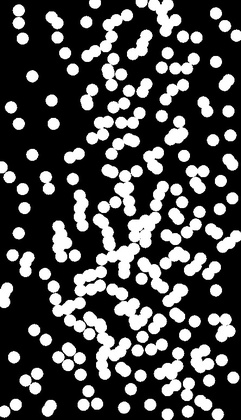
%> input picture Assignment_4/input_data/q2_image.jpg, 241 x 420 px, shrunk from 444 x 773 before the run
$ octave q2.m   (GNU Octave 9; MATLAB toolbox functions it lacks are replaced by stand-ins)
%> lines starting %> are read from the running program, lines starting %| are printed output that depends on the picture; in (x1, y1, x2, y2) boxes, pixels count from 0 and x2, y2 are one past the last pixel; in counts of white or black regions, pixels touching at a corner belong together; the program's own positions count from 1
img = imread('../input_data/q2_image.jpg');
%> img is the input picture: size 420x241 uint8; min 0, max 255, mean 76.3
img = imbinarize(img);
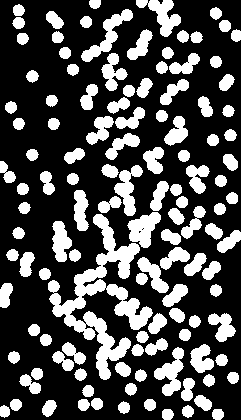
%> img: size 420x241 logical; 29.9% white; 121 white regions, largest, box (x1, y1, x2, y2) and area: (48, 214, 153, 380) 4802, (81, 9, 133, 62) 772, (136, 0, 181, 37) 721
[centers, ~, ~] = imfindcircles(img,[5 25]);
%> centers = 207 rows, first 12: [33 77; 231 136; 19.12 233.9; 23.11 189.7; 32.88 155.1; 52.12 101.1; 221.2 181.5; 216.5 62.2; 14.5 358; 54.11 124.3; 216.5 291; 150.7 405.1]
centers = round(centers);
%> centers = 207 rows, first 12: [33 77; 231 136; 19 234; 23 190; 33 155; 52 101; 221 181; 216 62; 15 358; 54 124; 216 291; 151 405]
dim = size(centers);
%> dim = [207 2]
L1 = (zeros(size(img)));
imagebound = (zeros(size(img)));
for x = 1:dim(1)
    imagebound(centers(x,2), centers(x,1)) = true;
end
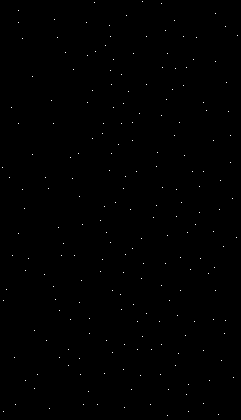
%> imagebound: size 420x241 double; values 0 (black) and 1 (white), 0.2% white in thin lines or dots
componentstruct = bwconncomp(img, 4);
%> componentstruct = 127 connected components
for comp = 1:componentstruct.NumObjects
    comparecomp = zeros(1,2);
    ic = cell2mat(componentstruct.PixelIdxList(comp));
    ct = 0;
    dim1 = size(ic);
    for k = 1:dim1(1)
        [i,j] = ind2sub(size(img), ic(k));
        if imagebound(i,j)
            ct = ct+1;
            if ct < 2 && ct > 0
                comparecomp(ct,1) = i;
                comparecomp(ct,2) = j;
            end
        end
    end
    if ct == 1
        L1(comparecomp(1,1), comparecomp(1,2)) = 1;
    end
end
%> this loop made 127 passes
%> dim1 on passes 1 to 12: [79 1], [251 1], [103 1], [116 1], [115 1], [116 1], [116 1], [114 1], [117 1], [114 1], [113 1], [113 1]
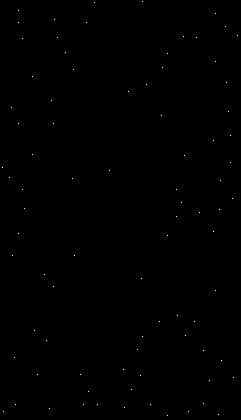
%> L1: size 420x241 double; values 0 (black) and 1 (white), 0.08% white in thin lines or dots
%> after the loop, comparecomp = [36 238]
cb = imagebound;
cb(13:size(imagebound,1)-13,13:size(imagebound,2)-13) = 0;
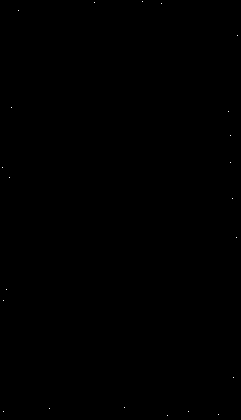
%> cb: size 420x241 double; values 0 (black) and 1 (white), 0.02% white in thin lines or dots
cointouchboundary = imdilate(cb,strel('disk', 11, 0));
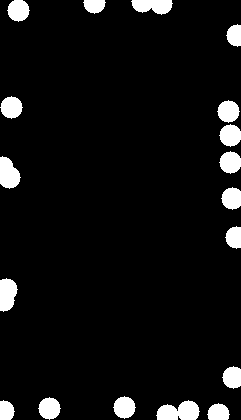
%> cointouchboundary: size 420x241 double; values 0 (black) and 1 (white), 6.6% white; 18 white regions, largest, box (x1, y1, x2, y2) and area: (156, 400, 200, 420) 636, (0, 156, 21, 189) 491, (131, 0, 173, 15) 468
nonoverlap = imdilate(L1,strel('disk', 11, 0));
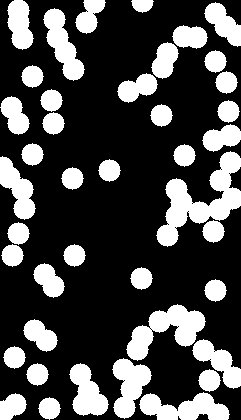
%> nonoverlap: size 420x241 double; values 0 (black) and 1 (white), 28.8% white; 41 white regions, largest, box (x1, y1, x2, y2) and area: (156, 151, 241, 247) 3124, (126, 304, 206, 361) 2062, (139, 392, 230, 420) 1611
sc1 = [1,1,1;1,1,1;1,1,1];
img2 = xor(img, nonoverlap);
%> img2: size 420x241 logical; 36.7% white; 60 white regions (1 under 20 px), largest, box (x1, y1, x2, y2) and area: (33, 214, 206, 419) 7594, (150, 151, 241, 247) 2329, (98, 133, 143, 216) 1275
overlap = imopen(img2, sc1);
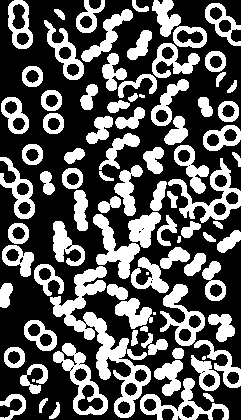
%> overlap: size 420x241 logical; 35.7% white; 89 white regions (5 under 20 px), largest, box (x1, y1, x2, y2) and area: (50, 266, 151, 418) 3545, (168, 158, 241, 223) 1261, (53, 343, 108, 415) 1247
figure;
subplot(1,2,1);
imshow(img);
title('Input Image');
subplot(1,2,2);
imshow(cointouchboundary);
title('Coins overlap Boundary image');
figure;
subplot(1,2,1);
imshow(img);
title('Input Image');
subplot(1,2,2);
imshow(nonoverlap);
title('Non-overlapping coins');
figure;
subplot(1,2,1);
imshow(img);
title('Input Image');
subplot(1,2,2)
imshow(overlap);
title('Overlapping coins');
